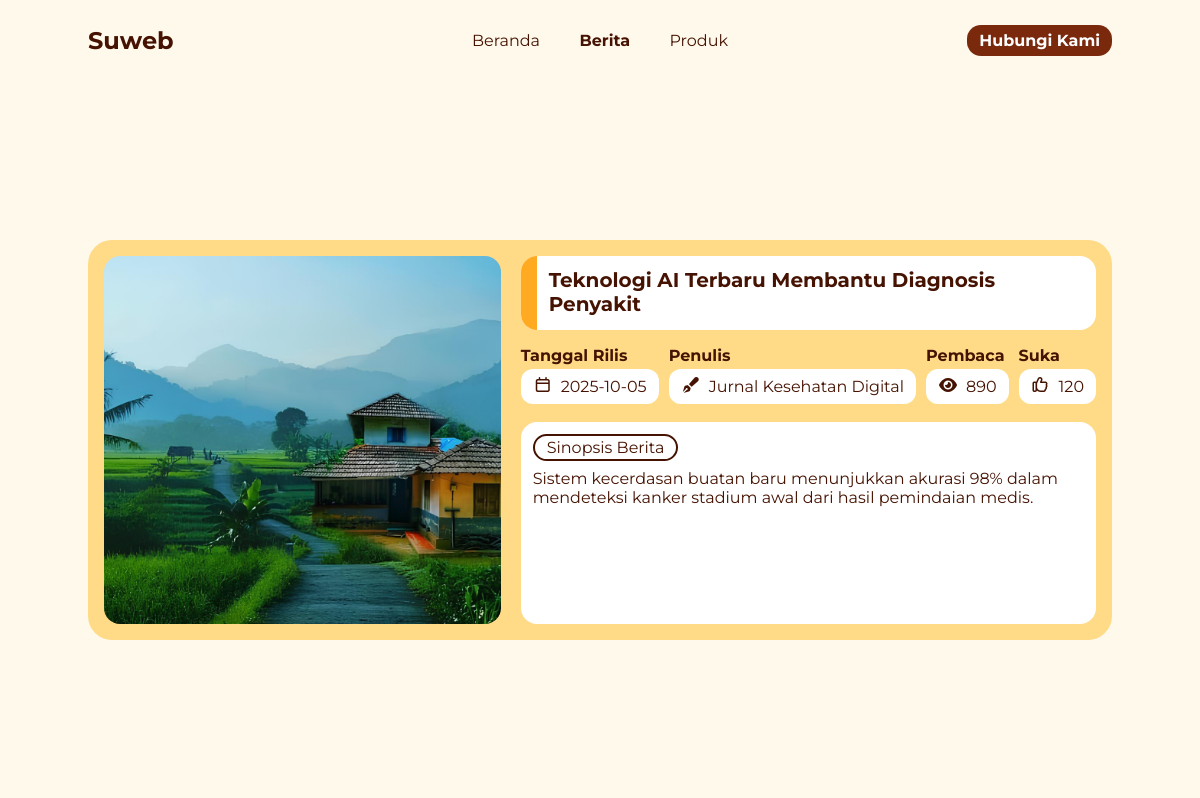
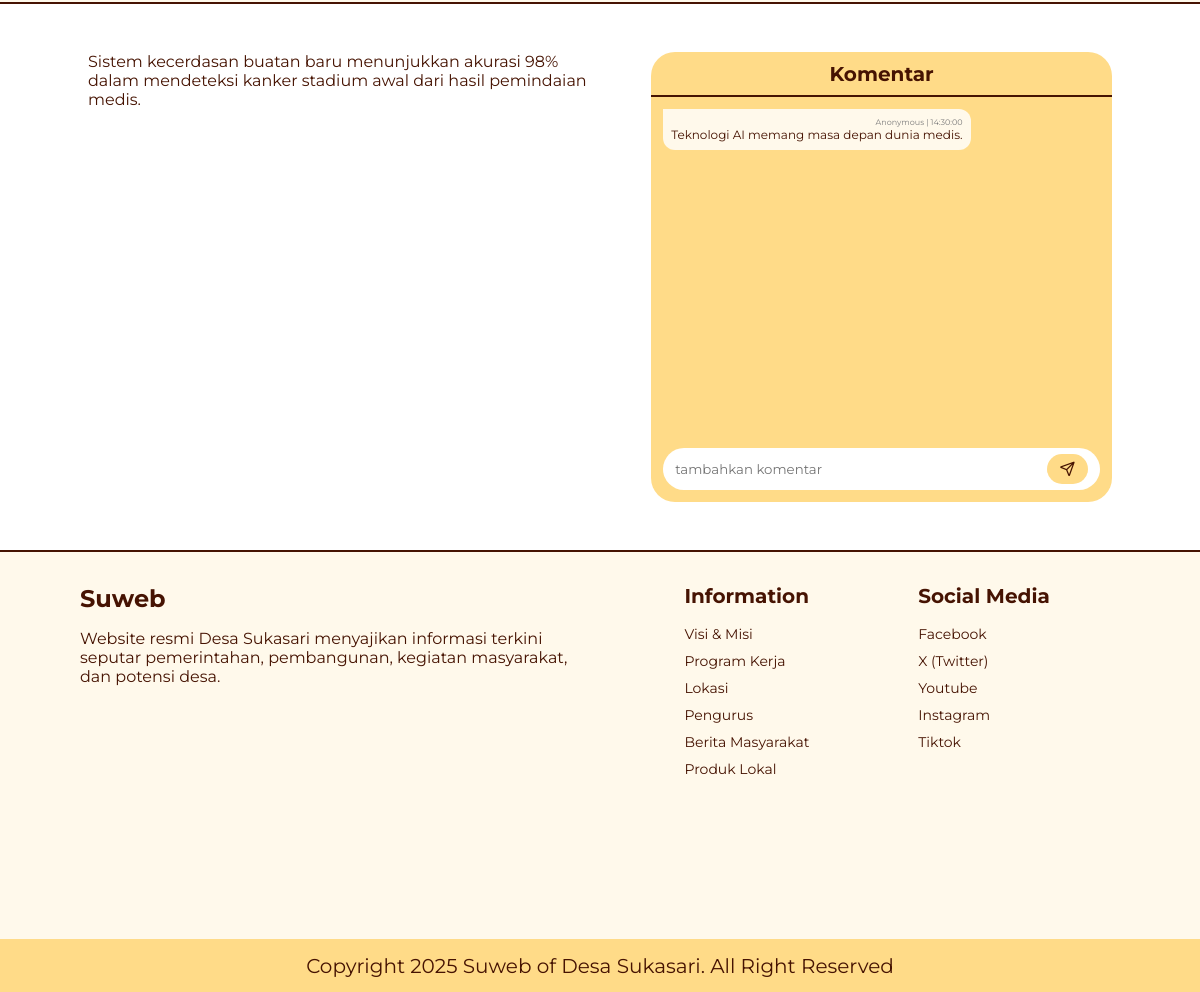
/pages/news_item.php?news_id=N002, run on the app's committed database (2 pictures, top to bottom).
### tables this page shows
CREATE TABLE news (
    id CHAR(10) PRIMARY KEY,
    news_title VARCHAR(255) NOT NULL,
    news_release_date DATE NOT NULL,
    news_author VARCHAR(100) NOT NULL,
    news_reader INT DEFAULT 0,
    news_likes INT DEFAULT 0,
    news_text LONGTEXT NOT NULL,
    news_img_path VARCHAR(255)
);

CREATE TABLE news_comment (
    id INT PRIMARY KEY AUTO_INCREMENT,
    comment_time_send TIME NOT NULL,
    comment_date_send DATE NOT NULL,
    comment_text LONGTEXT NOT NULL,
    news_id CHAR (10),

    FOREIGN KEY (news_id) REFERENCES news(id)
);

### model/news_model.php (called while the page is built, shortened)
<?php
    $getData = new Database("localhost", "root", "", "news_database", "../initiation/news_query.sql");
    $koneksi = $getData->getConnection();
    function getComment($news_id) {
        global $koneksi;
       $query = "SELECT
                comment_time_send,
                comment_text,
                comment_date_send
              FROM
                news_comment
              WHERE
                news_id = '$news_id'";
        $result = $koneksi->query($query);
        $news = [];
        if ($result) {
            while ($row = $result->fetch_assoc()) {
                $news[] = $row;
            }
        }
        return $news;
    }
?>

### pages/news_item.php (the view, shortened to what this page needs)
<?php
    require '../model/news_model.php';
    $getData = $koneksi;
    if (isset($_GET['news_id'])) {
        $getID = $_GET['news_id'];
        $query = "SELECT * FROM news WHERE id = '$getID'";
        $result = $getData->query($query);
        $getSearchNews = [];
        if ($result) {
            while ($row = $result->fetch_assoc()) {
                $getSearchNews[] = $row;
            }
        }
        $getComment = getComment($getID);
    }
    else {
        $searchTitle = [];
    }
?>
<!DOCTYPE html>
<html lang="id-ID">
<head>
    <link rel="stylesheet" href="https://cdnjs.cloudflare.com/ajax/libs/font-awesome/7.0.1/css/all.min.css" />
    <link rel="stylesheet" href="../static/css/preflight.css">
    <link rel="stylesheet" href="../static/css/library.css">
    <link rel="stylesheet" href="../static/css/navbar.css">
    <link rel="stylesheet" href="../static/css/liquid-glass.css">
    <link rel="stylesheet" href="../static/css/footer.css">
    <link rel="stylesheet" href="../static/css/news_item.css">
</head>
<body class="bg-colonial-white-50">
    <nav id="navbar">
        <div class="container d-flex navbar-container justify-between items-center">
            <div class="nav-logo w-fit h-fit">
                <div>
                    <p class="font-montserrat font-bold text-colonial-white-950">Suweb</p>
                </div>
            </div>
            <div class="nav-list h-fit justify-between">
                <a href="/web_desa/" class="font-montserrat d-inline-block text-colonial-white-950 nav-item ">Beranda</a>
                <a href="/web_desa/pages/news.php" class="font-montserrat d-inline-block text-colonial-white-950 nav-item active">Berita</a>
                <a href="/web_desa/pages/product.php" class="font-montserrat d-inline-block text-colonial-white-950 nav-item">Produk</a>
            </div>
            <div class="nav-action h-full justify-end items-center">
                <a href="/web_desa/pages/contact.php" class="d-inline-block font-montserrat text-white-50 bg-colonial-white-900 font-bold">Hubungi Kami</a>
            </div>
        </div>
    </nav>
    <div class="news-header d-flex items-center">
        <div class="container news-header-container bg-colonial-white-200 d-flex justify-between h-fit">
            <div class="news-header-img">
                <img src="../assets/img/hero-page-image.jpg" alt="" class="w-full h-full object-cover">
            </div>
            <div class="news-header-information d-flex flex-col justify-between">
                <div class="news-header-title bg-white-50 d-flex">
                    <div class="bg-colonial-white-400 h-full"></div>
                    <div class="h-full">
                        <p class="font-montserrat font-bold text-colonial-white-950"><?= $getSearchNews[0]['news_title'] ?></p>
                    </div>
                </div>
                <div class="d-flex">
                    <div class="news-header-release-date">
                        <p class="font-montserrat text-colonial-white-950 font-bold">Tanggal Rilis</p>
                        <div class="bg-white-50 d-flex">
                            <div><i class="fa-regular fa-calendar text-colonial-white-950"></i></div>
                            <p class="font-montserrat text-colonial-white-950"><?= $getSearchNews[0]['news_release_date'] ?></p>
                        </div>
                    </div>
                    <div class="news-header-writer">
                        <p class="font-montserrat text-colonial-white-950 font-bold">Penulis</p>
                        <div class="bg-white-50 d-flex">
                            <div><i class="fa-solid fa-pen-fancy text-colonial-white-950"></i></div>
                            <p class="font-montserrat text-colonial-white-950"><?= $getSearchNews[0]['news_author'] ?></p>
                        </div>
                    </div>
                    <div class="news-header-reader">
                        <p class="font-montserrat text-colonial-white-950 font-bold">Pembaca</p>
                        <div class="bg-white-50 d-flex">
                            <div><i class="fa-solid fa-eye text-colonial-white-950"></i></div>
                            <p class="font-montserrat text-colonial-white-950"><?= $getSearchNews[0]['news_reader'] ?></p>
                        </div>
                    </div>
                    <div class="news-header-like">
                        <p class="font-montserrat text-colonial-white-950 font-bold">Suka</p>
                        <div class="bg-white-50 d-flex">
                            <div><i class="fa-regular fa-thumbs-up text-colonial-white-950"></i></div>
                            <p class="font-montserrat text-colonial-white-950"><?= $getSearchNews[0]['news_likes'] ?></p>
                        </div>
                    </div>
                </div>
                <div class="news-header-short-detail bg-white-50">
                    <div class="w-fit">
                        <p class="font-montserrat text-colonial-white-950">Sinopsis Berita</p>
                    </div>
                    <div>
                        <p class="font-montserrat text-colonial-white-950"><?= $getSearchNews[0]['news_text'] ?></p>
                    </div>
                </div>
            </div>
        </div>
    </div>
    <div class="news-detail w-full h-fit bg-white-50" id="news-detail">
        <div class="container news-detail-container d-flex justify-between">
            <div class="news">
                <p class="font-montserrat text-colonial-white-950"><?= $getSearchNews[0]['news_text'] ?></p>
            </div>
            <div class="news-comments bg-colonial-white-200">
                <div class="news-comment-header w-full d-flex justify-center items-center">
                    <p class="font-montserrat font-bold text-colonial-white-950">Komentar</p>
                </div>
                <div class="news-comment-container w-full">
                    <div class="w-full h-full">
                        <?php foreach ($getComment as $comment): ?>
                            <div class="comment w-fit h-fit bg-colonial-white-50">
                                <p class="comment-identification font-montserrat text-white-500">Anonymous | <?= $comment['comment_time_send'] ?></p>
                                <p class="comment-content font-montserrat text-colonial-white-950"><?= $comment['comment_text'] ?></p>
                            </div>
                        <?php endforeach; ?>
                    </div>
                </div>
                <div class="news-comment-send w-full">
                    <form action="#news-detail" method="POST" class="w-full h-full bg-white-50 d-flex justify-between">
                        <input type="text" placeholder="tambahkan komentar" class="font-montserrat h-full text-colonial-white-950" name="comment">
                        <button class="bg-colonial-white-200 h-full d-flex justify-center items-center" name="send_comment"><i class="fa-regular fa-paper-plane text-colonial-white-950"></i></button>
                    </form>
                </div>
            </div>
        </div>
    </div>
    <footer class="w-full">
        <div class="footer-content d-flex font-montserrat">
            <div class="footer-information h-full">
                <div class="footer-icon">
                    <div class="footer-icon-detail">
                        <p class="font-bold text-colonial-white-950">Suweb</p>
                    </div>
                    <div class="footer-information-detail">
                        <p class="text-colonial-white-950">Website resmi Desa Sukasari menyajikan informasi terkini seputar pemerintahan, pembangunan, kegiatan masyarakat, dan potensi desa.</p>
                    </div>
                </div>
            </div>
            <div class="footer-list-information h-full text-colonial-white-950">
                <p class="font-bold">Information</p>
                <ul>
                    <li><a href="" class="text-colonial-white-950">Visi & Misi</a></li>
                    <li><a href="" class="text-colonial-white-950">Program Kerja</a></li>
                    <li><a href="" class="text-colonial-white-950">Lokasi</a></li>
                    <li><a href="" class="text-colonial-white-950">Pengurus</a></li>
                    <li><a href="" class="text-colonial-white-950">Berita Masyarakat</a></li>
                    <li><a href="" class="text-colonial-white-950">Produk Lokal</a></li>
                </ul>
            </div>
            <div class="footer-list-social-media h-full text-colonial-white-950">
                <p class="font-bold">Social Media</p>
                <ul>
                    <li><a href="" class="text-colonial-white-950">Facebook</a></li>
                    <li><a href="" class="text-colonial-white-950">X (Twitter)</a></li>
                    <li><a href="" class="text-colonial-white-950">Youtube</a></li>
                    <li><a href="" class="text-colonial-white-950">Instagram</a></li>
                    <li><a href="" class="text-colonial-white-950">Tiktok</a></li>
                </ul>
            </div>
        </div>
        <div class="footer-copyright bg-colonial-white-200 d-flex justify-center items-center">
            <p class="font-montserrat text-colonial-white-950">Copyright 2025 Suweb of Desa Sukasari. All Right Reserved</p>
        </div>
    </footer>
</body>
</html>

### static/css/preflight.css (style rules this page uses)
body { width: 100%; }
ol, ul, menu { list-style: none; }
a { text-decoration: none; color: black; }
img, video { max-width: 100%; height: auto; }

### static/css/library.css (style rules this page uses)
:root { --color-colonial-white-50: #FFF9EB; --color-colonial-white-100: #FFEBDD; --color-colonial-white-200: #FFDB88; --color-colonial-white-300: #FFC24A; --color-colonial-white-400: #FFAA20; --color-colonial-white-500: #F98607; --color-colonial-white-600: #DD6002; --color-colonial-white-700: #B74106; --color-colonial-white-800: #94310C; --color-colonial-white-900: #7A290D; --color-colonial-white-950: #461302; --color-white-50: #FFFFFF; --color-white-100: #EFEFEF; --color-white-200: #DCDCDC; --color-white-300: #BDBDBD; --color-white-400: #989898; --color-white-500: #7C7C7C; --color-white-600: #656565; --color-white-700: #525252; --color-white-800: #464646; --color-white-900: #3D3D3D; --color-white-950: #292929; --color-malachite-50: #E1FBDD; --color-malachite-100: #E1FBDD; --color-malachite-200: #C5F5BD; --color-malachite-300: #95EC89; --color-malachite-400: #5EDA4E; --color-malachite-500: #3AC828; --color-malachite-600: #299F1A; --color-malachite-700: #237D18; --color-malachite-800: #1F6318; --color-malachite-900: #1B5116; --color-malachite-950: #092D06; --color-persian-red-50: #FEF2F2; --color-persian-red-100: #FDE3E3; --color-persian-red-200: #FCCCCC; --color-persian-red-300: #F9A8A8; --color-persian-red-400: #F37676; --color-persian-red-500: #E84B4B; --color-persian-red-600: #C82828; --color-persian-red-700: #B32222; --color-persian-red-800: #942020; --color-persian-red-900: #7B2121; --color-persian-red-950: #430C0C; }
.container { width: 100%; padding: 0 2rem; }
@media (min-width: 600px) { .container { width: 550px; margin: auto; } }
@media (min-width: 768px) { .container { width: 700px; margin: auto; padding: 0; } }
@media (min-width: 992px) { .container { width: 836px; margin: auto; } }
@media (min-width: 1200px) { .container { width: 1024px; margin: auto; } }
.font-montserrat { font-family: "Montserrat", sans-serif; }
.w-fit { width: fit-content; }
.h-fit { height: fit-content; }
.w-full { width: 100%; }
.h-full { height: 100%; }
.d-flex { display: flex; }
.d-inline-block { display: inline-block; }
.flex-col { flex-direction: column; }
.justify-center { justify-content: center; }
.justify-between { justify-content: space-between; }
.justify-end { justify-content: end; }
.items-center { align-items: center; }
.active { font-weight: bold; }
.font-bold { font-weight: bold; }
.object-cover { object-fit: cover; }
.bg-colonial-white-50 { background-color: var(--color-colonial-white-50); }
.bg-colonial-white-200 { background-color: var(--color-colonial-white-200); }
.bg-colonial-white-400 { background-color: var(--color-colonial-white-400); }
.bg-colonial-white-900 { background-color: var(--color-colonial-white-900); }
.bg-white-50 { background-color: var(--color-white-50); }
.text-colonial-white-950 { color: var(--color-colonial-white-950); }
.text-white-50 { color: var(--color-white-50); }
.text-white-500 { color: var(--color-white-500); }

### static/css/navbar.css (style rules this page uses)
.navbar-container { height: 10vh; }
.nav-logo { width: 20%; }
.nav-logo > div:nth-child(2) { font-size: 24px; }
#navbar { position: relative; }
.nav-list, .nav-action { display: none; }
.nav-list { width: 25%; }
.nav-item { padding: 12px 0; width: fit-content; }
.nav-action > a { padding: 8px 16px 8px 16px; border-radius: 16px; }
#navbar { position: sticky; top: 0; left: 0; z-index: 99999; }
@media (min-width: 768px) { .nav-list, .nav-action { display: flex; } }
@media (min-width: 768px) { .nav-list { width: 30%; } }
@media (min-width: 768px) { .nav-item { font-size: 14px; } }
@media (min-width: 768px) { .nav-action > a { font-size: 14px; padding: 6px 12px 6px 12px; border-radius: 14px; } }
@media (min-width: 768px) { .nav-action { width: 25%; } }
@media (min-width: 992px) { .nav-list { width: 25%; } }
@media (min-width: 992px) { .nav-item { font-size: 16px; } }
@media (min-width: 992px) { .nav-action > a { font-size: 16px; } }
@media (min-width: 992px) { .nav-action { width: 20%; } }

### data on the page
news: news_title "Teknologi AI Terbaru Membantu Diagnosis Penyakit", news_release_date "2025-10-05", news_author "Jurnal Kesehatan Digital", news_reader "890", news_likes "120", news_text "Sistem kecerdasan buatan baru menunjukkan akurasi 98% dalam mendeteksi kanker stadium awal dari hasil pemindaian medis."
news_comment: comment_time_send "14:30:00", comment_text "Teknologi AI memang masa depan dunia medis."
